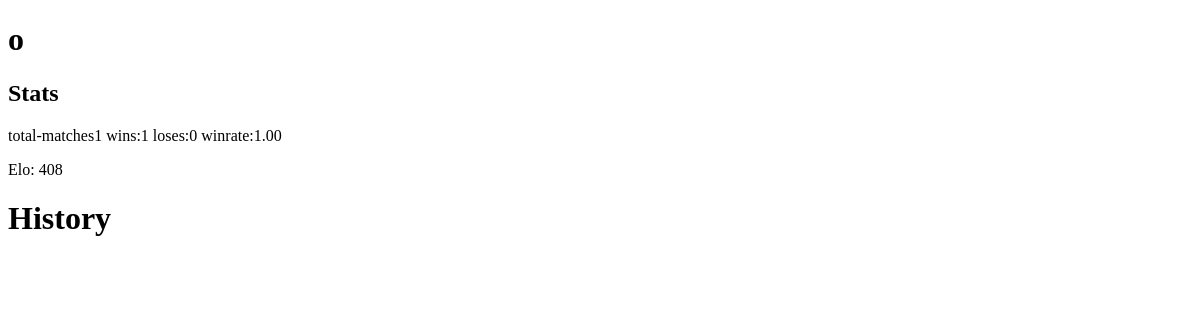
The app's page /users/1 (signed in), older data.
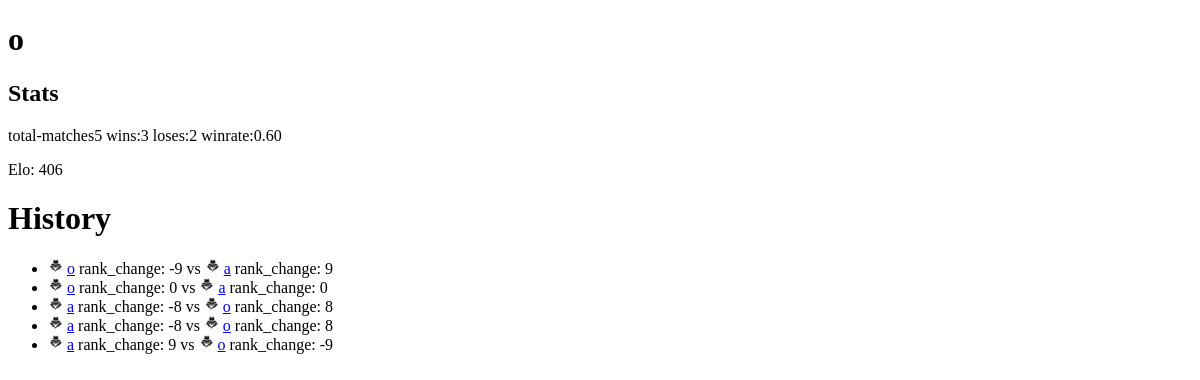
The same page, newer data.
### users/models.py (models this page shows, shortened)
class MyUser(AbstractBaseUser):
    login = models.CharField(max_length=40, unique=True)
    email = models.EmailField(
        verbose_name="email address",
        max_length=255,
        unique=True,
    )
    date_of_birth = models.DateField()
    is_active = models.BooleanField(default=True)
    is_admin = models.BooleanField(default=False)
    avatar = models.ImageField(upload_to='avatars/', default='default/default.png')
    elo = models.IntegerField(default=400)
    wins =  models.IntegerField(default=0)
    loses = models.IntegerField(default=0)
    total = models.IntegerField(default=0)
    objects = MyUserManager()
    USERNAME_FIELD = "login"
    REQUIRED_FIELDS = ["email", "date_of_birth"]
    def __str__(self):
        return self.login

### game/models.py (models this page shows, shortened)
class GameSession(models.Model):
    player1 = models.ForeignKey(settings.AUTH_USER_MODEL, related_name='game_player1', null=True, on_delete=models.SET_NULL)
    player2 = models.ForeignKey(settings.AUTH_USER_MODEL, related_name='game_player2', null=True, on_delete=models.SET_NULL)
    score1 = models.IntegerField(default=0)
    score2 = models.IntegerField(default=0)
    rank_change1 = models.IntegerField(default=0)
    rank_change2 = models.IntegerField(default=0)
    winner = models.ForeignKey(settings.AUTH_USER_MODEL, related_name='winner', null=True, on_delete=models.SET_NULL)
    is_active = models.BooleanField(default=True)
    created_at = models.DateTimeField(auto_now_add=True)

### pages/views.py (the view)
# urls.py: path('users/<int:id>', views.user_view),
def user_view(request, id):
    id -= 1
    print(id)
    users = MyUser.objects.all()
    if id >= len(users) or id < 0:
        return render(request, "user_doesnt_exist.html")
    user = users[id]
    matches = GameSession.objects.filter(Q(player1=user) | Q(player2=user))
    matches_with_ids = []
    for match in matches:
        if match.player1 == user:
            match_data = {
                'match': match,
                'player1': user,
                'player2': match.player2,
            }
        else:
            match_data = {
                'match': match,
                'player1': match.player1,
                'player2': user,
            }
        matches_with_ids.append(match_data)
    if user.total == 0:
        winrate = 0
    else:
        winrate = "%.2f" % (user.wins / user.total)
    return render(request, "user.html", {'user':user, "matches_with_ids":matches_with_ids, 'winrate':winrate})

### templates/user.html
{% extends "base.html" %}
{% load static %}
{% block content %}
    <h1>{{user.login}}</h1>
    <h2>Stats</h2>
    <p> total-matches{{user.total}} wins:{{user.wins}} loses:{{user.loses}} winrate:{{winrate}}</p>
    <p>Elo: {{user.elo}}</p>
    <h1>History</h1>
    <ul>
    {% for m in matches_with_ids %}
        <li>
            <img src="{{m.player1.avatar.url}}" width="15" height="15"/>
            <a href="/users/{{m.player1.id }}">{{m.match.player1}}</a>
            rank_change: {{m.match.rank_change1}}
            vs
            <img src="{{m.player2.avatar.url}}" width="15" height="15"/>
            <a href="/users/{{m.player2.id }}">{{m.match.player2}}</a>
            rank_change: {{m.match.rank_change2}}
        </li>
    {% endfor %}
    </ul>
{% endblock  %}

Row changes from the older to the newer data that the page shows:
changed MyUser: total "1" → "5"; wins "1" → "3"; loses "0" → "2"; elo "408" → "406"
added GameSession: player1.avatar (placeholder picture), match.player1 "o", match.rank_change1 "-9", player2.avatar (placeholder picture), match.player2 "a", match.rank_change2 "9"
added GameSession: player1.avatar (placeholder picture), match.player1 "o", match.rank_change1 "0", player2.avatar (placeholder picture), match.player2 "a", match.rank_change2 "0"
added GameSession: player1.avatar (placeholder picture), match.player1 "a", match.rank_change1 "-8", player2.avatar (placeholder picture), match.player2 "o", match.rank_change2 "8"
added GameSession: player1.avatar (placeholder picture), match.player1 "a", match.rank_change1 "-8", player2.avatar (placeholder picture), match.player2 "o", match.rank_change2 "8"
added GameSession: player1.avatar (placeholder picture), match.player1 "a", match.rank_change1 "9", player2.avatar (placeholder picture), match.player2 "o", match.rank_change2 "-9"
Text that changed along with them:
{{ winrate }}: "1.00" → "0.60"
